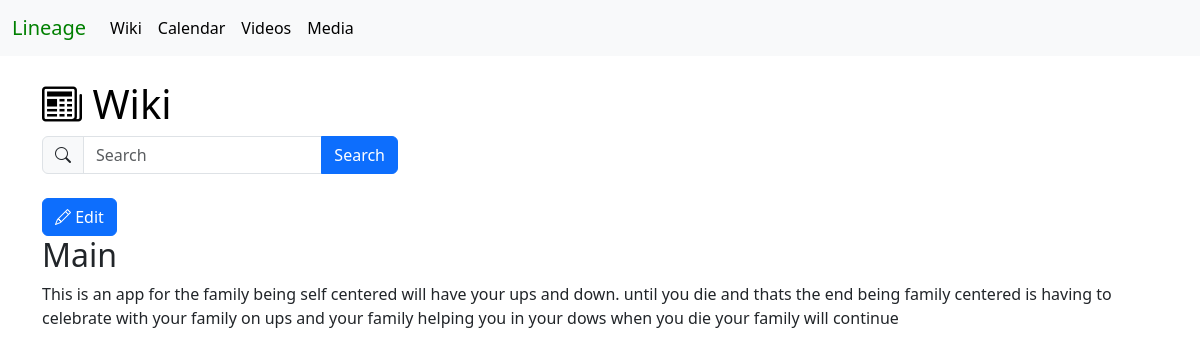
The app's page /wiki-page/1/, older data.
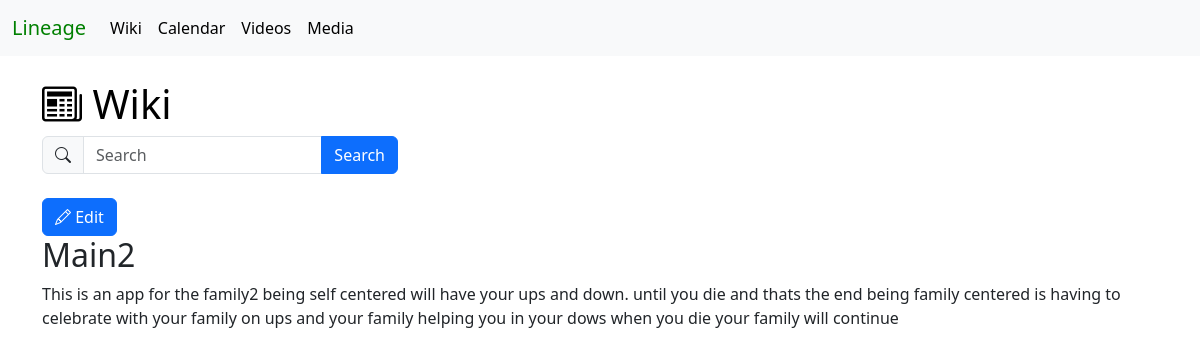
The same page, newer data.
### wiki/models.py (models this page shows, shortened)
class WikiContent(models.Model):
    title = models.CharField(unique=True, max_length=255)
    content = models.TextField()
    folder_id = models.IntegerField()
    created_by = models.IntegerField()
    created_at = models.DateTimeField(auto_now_add=True)
    updated_by = models.IntegerField()
    updated_at = models.DateTimeField(auto_now_add=True)
    deleted_at = models.DateTimeField(null=True, blank=True)

### wiki/views.py (the view)
# urls.py: path('wiki-page/<int:wiki_id>/', views.wiki_page, name='wiki page'),
def wiki_page(request, wiki_id):
    wiki = WikiContent.objects.get(pk=wiki_id)
    context = {
        'wiki': wiki,
    }
    return render(request, 'wiki/wiki_single.html', context)

### wiki/templates/wiki/wiki_single.html
{% extends "base.html" %}
{% block content %}
    {% load static %}
    <link rel="stylesheet" href="{% static 'wiki/style.css' %}">
    <h1>
        <a class="header-link" href="{% url 'wiki home' %}">
            <i class="bi bi-newspaper"></i>
            Wiki
        </a>
    </h1>
    <div class="row">
        <div class="col-md-4">
            <form action="{% url 'wiki search' %}" method="get">
                <div class="input-group">
                    <span class="input-group-text">
                        <i class="bi bi-search"></i>
                    </span>
                    <input type="text" class="form-control" name="search" placeholder="Search" aria-label="Search">
                    <button type="submit" class="btn btn-primary">Search</button>
                </div>
            </form>
        </div>
      <div class="col-md-8"></div>
    </div>
    <br>
    <a class="btn btn-primary" href="{% url 'wiki edit' wiki.id %}" role="button">
        <i class="bi bi-pencil"></i>
        Edit
    </a>
    <br>
    <h2>
        {{ wiki.title }}
    </h2>
    <p>
        {{ wiki.content }}
    </p>
{% endblock %}

Row changes from the older to the newer data that the page shows:
changed WikiContent: title "Main" → "Main2"; content "…an app for the family being self centered will…" → "…an app for the family2 being self centered will…"
